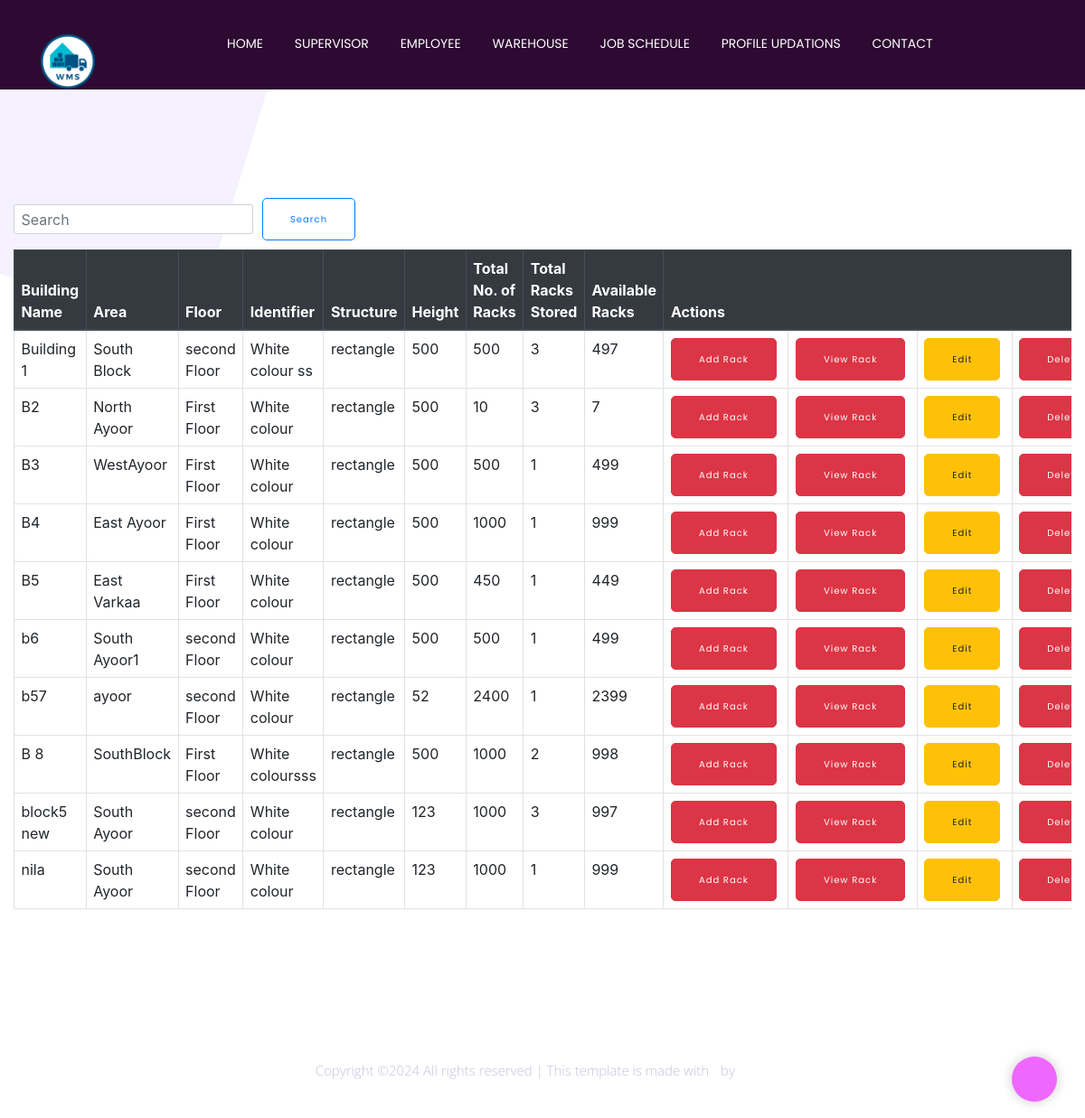
/view_building (signed in), run on the app's committed database.
### warehouse/models3.py (models this page shows, shortened)
class Building(models.Model):
    Building_Name=models.CharField(max_length=100)
    Area=models.CharField(max_length=100)
    Floor=models.CharField(max_length=100)
    Identifer=models.CharField(max_length=100)
    Structure=models.CharField(max_length=100)
    Height=models.IntegerField(null= True)
    Total_No_Racks=models.IntegerField(null= True)

### warehouse/views.py (the view)
# urls.py: path('view_building',views.viewbuilding, name='view_building'),
def viewbuilding(request):
    user_id = request.session.get('user_id')
    if not user_id:
        return redirect('main_index_Page')
    try:
        buildings = Building.objects.all()
        for building in buildings:
            total_racks = building.Total_No_Racks
            if total_racks is not None:
                racks_data = Racks.objects.filter(foreign_key_fied=building)
                total_racks_stored = racks_data.count()
                available_racks = total_racks - total_racks_stored
            else:
                total_racks_stored = 0
                available_racks = 0
            building.total_racks_stored = total_racks_stored
            building.available_racks = available_racks
        return render(request, 'view_building.html', {'buildings': buildings})
    except Building.DoesNotExist:
        return redirect('main_index_Page')

### warehouse/templates/view_building.html (shortened to what this page needs)
{% extends 'manager_header.html' %}
{% block content %}
{% load static %}
<head>
  <link rel="stylesheet" href="https://cdn.jsdelivr.net/npm/bootstrap@4.3.1/dist/css/bootstrap.min.css">
</head>
<body>
  <div class="container">
    <center>
      <div class="container">
        <h1 style="color: #ffffff;">VIEW BUILDING DETAILS</h1>
      </div>
    </center>
    <form class="form-inline my-3">
      <input class="form-control mr-sm-3" type="search" id="searchInput" placeholder="Search" aria-label="Search">
      <button class="btn btn-outline-primary my-2 my-sm-0" type="button" onclick="searchTable()">Search</button>
    </form>
    <div class="table-responsive">
      <table class="table table-bordered">
        <thead class="thead-dark">
          <tr>
            <th>Building Name</th>
            <th>Area</th>
            <th>Floor</th>
            <th>Identifier</th>
            <th>Structure</th>
            <th>Height</th>
            <th>Total No. of Racks</th>
            <th>Total Racks Stored</th>
            <th>Available Racks</th>
            <th colspan="4">Actions</th>
          </tr>
        </thead>
        <tbody>
          {% for building in buildings %}
            <tr>
              <td>{{ building.Building_Name }}</td>
              <td>{{ building.Area }}</td>
              <td>{{ building.Floor }}</td>
              <td>{{ building.Identifer }}</td>
              <td>{{ building.Structure }}</td>
              <td>{{ building.Height }}</td>
              <td>{{ building.Total_No_Racks }}</td>
              <td>{{ building.total_racks_stored }}</td>
              <td>{{ building.available_racks }}</td>
              <td>
                <a href="add_rack/{{ building.id }}" class="btn btn-danger">Add Rack</a>
              </td>
              <td>
                <a href="view_rack/{{ building.id }}" class="btn btn-danger">View Rack</a>
              </td>
              <td>
                <a href="edit/{{ building.id }}"  class="btn btn-warning">Edit</a>
              </td>
              <td>
                <a href="delete_building/{{ building.id }}" class="btn btn-danger">Delete</a>
              </td>
            </tr>
          {% endfor %}
        </tbody>
      </table>
    </div>
  </div>
</body>
{% endblock %}

### data on the page
Building: Building_Name "Building 1", Area "South Block", Floor "second Floor", Identifer "White colour ss", Structure "rectangle", Height "500", Total_No_Racks "500", total_racks_stored "3", available_racks "497"
Building: Building_Name "B2", Area "North Ayoor", Floor "First Floor", Identifer "White colour", Structure "rectangle", Height "500", Total_No_Racks "10", total_racks_stored "3", available_racks "7"
Building: Building_Name "B3", Area "WestAyoor", Floor "First Floor", Identifer "White colour", Structure "rectangle", Height "500", Total_No_Racks "500", total_racks_stored "1", available_racks "499"
Building: Building_Name "B4", Area "East Ayoor", Floor "First Floor", Identifer "White colour", Structure "rectangle", Height "500", Total_No_Racks "1000", total_racks_stored "1", available_racks "999"
Building: Building_Name "B5", Area "East Varkaa", Floor "First Floor", Identifer "White colour", Structure "rectangle", Height "500", Total_No_Racks "450", total_racks_stored "1", available_racks "449"
Building: Building_Name "b6", Area "South Ayoor1", Floor "second Floor", Identifer "White colour", Structure "rectangle", Height "500", Total_No_Racks "500", total_racks_stored "1", available_racks "499"
Building: Building_Name "b57", Area "ayoor", Floor "second Floor", Identifer "White colour", Structure "rectangle", Height "52", Total_No_Racks "2400", total_racks_stored "1", available_racks "2399"
Building: Building_Name "B 8", Area "SouthBlock", Floor "First Floor", Identifer "White coloursss", Structure "rectangle", Height "500", Total_No_Racks "1000", total_racks_stored "2", available_racks "998"
Building: Building_Name "block5 new", Area "South Ayoor", Floor "second Floor", Identifer "White colour", Structure "rectangle", Height "123", Total_No_Racks "1000", total_racks_stored "3", available_racks "997"
Building: Building_Name "nila", Area "South Ayoor", Floor "second Floor", Identifer "White colour", Structure "rectangle", Height "123", Total_No_Racks "1000", total_racks_stored "1", available_racks "999"
